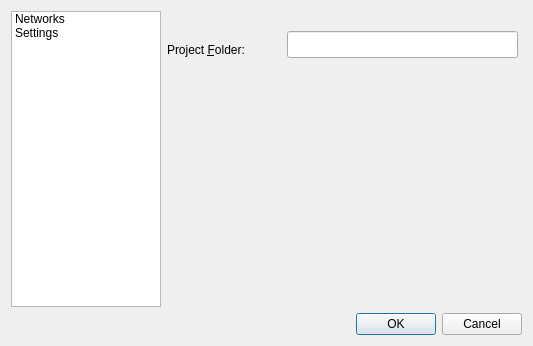
<?xml version="1.0" encoding="UTF-8"?>
<ui version="4.0">
 <class>ProjectPropertiesDialog</class>
 <widget class="QDialog" name="ProjectPropertiesDialog">
  <property name="geometry">
   <rect>
    <x>0</x>
    <y>0</y>
    <width>533</width>
    <height>346</height>
   </rect>
  </property>
  <property name="windowTitle">
   <string>Dialog</string>
  </property>
  <layout class="QVBoxLayout" name="verticalLayout_2">
   <item>
    <layout class="QHBoxLayout" name="horizontalLayout">
     <item>
      <widget class="QListWidget" name="listWidget">
       <property name="sizePolicy">
        <sizepolicy hsizetype="Preferred" vsizetype="Preferred">
         <horstretch>0</horstretch>
         <verstretch>0</verstretch>
        </sizepolicy>
       </property>
       <property name="minimumSize">
        <size>
         <width>0</width>
         <height>0</height>
        </size>
       </property>
       <property name="maximumSize">
        <size>
         <width>150</width>
         <height>16777215</height>
        </size>
       </property>
       <property name="baseSize">
        <size>
         <width>0</width>
         <height>0</height>
        </size>
       </property>
       <property name="resizeMode">
        <enum>QListView::Adjust</enum>
       </property>
       <item>
        <property name="text">
         <string>Networks</string>
        </property>
       </item>
       <item>
        <property name="text">
         <string>Settings</string>
        </property>
       </item>
      </widget>
     </item>
     <item>
      <widget class="QStackedWidget" name="stackedWidget">
       <property name="sizePolicy">
        <sizepolicy hsizetype="Preferred" vsizetype="Preferred">
         <horstretch>1</horstretch>
         <verstretch>0</verstretch>
        </sizepolicy>
       </property>
       <property name="currentIndex">
        <number>0</number>
       </property>
       <widget class="QWidget" name="appearance">
        <property name="sizePolicy">
         <sizepolicy hsizetype="Preferred" vsizetype="Preferred">
          <horstretch>0</horstretch>
          <verstretch>0</verstretch>
         </sizepolicy>
        </property>
        <widget class="QLabel" name="label">
         <property name="geometry">
          <rect>
           <x>0</x>
           <y>30</y>
           <width>110</width>
           <height>17</height>
          </rect>
         </property>
         <property name="text">
          <string>Project &amp;Folder:</string>
         </property>
         <property name="buddy">
          <cstring>lineEdit</cstring>
         </property>
        </widget>
        <widget class="QLineEdit" name="lineEdit">
         <property name="geometry">
          <rect>
           <x>120</x>
           <y>20</y>
           <width>231</width>
           <height>27</height>
          </rect>
         </property>
        </widget>
       </widget>
      </widget>
     </item>
    </layout>
   </item>
   <item>
    <widget class="QDialogButtonBox" name="buttonBox">
     <property name="orientation">
      <enum>Qt::Horizontal</enum>
     </property>
     <property name="standardButtons">
      <set>QDialogButtonBox::Cancel|QDialogButtonBox::Ok</set>
     </property>
    </widget>
   </item>
  </layout>
 </widget>
 <resources/>
 <connections>
  <connection>
   <sender>buttonBox</sender>
   <signal>accepted()</signal>
   <receiver>ProjectPropertiesDialog</receiver>
   <slot>accept()</slot>
   <hints>
    <hint type="sourcelabel">
     <x>248</x>
     <y>254</y>
    </hint>
    <hint type="destinationlabel">
     <x>157</x>
     <y>274</y>
    </hint>
   </hints>
  </connection>
  <connection>
   <sender>buttonBox</sender>
   <signal>rejected()</signal>
   <receiver>ProjectPropertiesDialog</receiver>
   <slot>reject()</slot>
   <hints>
    <hint type="sourcelabel">
     <x>316</x>
     <y>260</y>
    </hint>
    <hint type="destinationlabel">
     <x>286</x>
     <y>274</y>
    </hint>
   </hints>
  </connection>
 </connections>
</ui>
